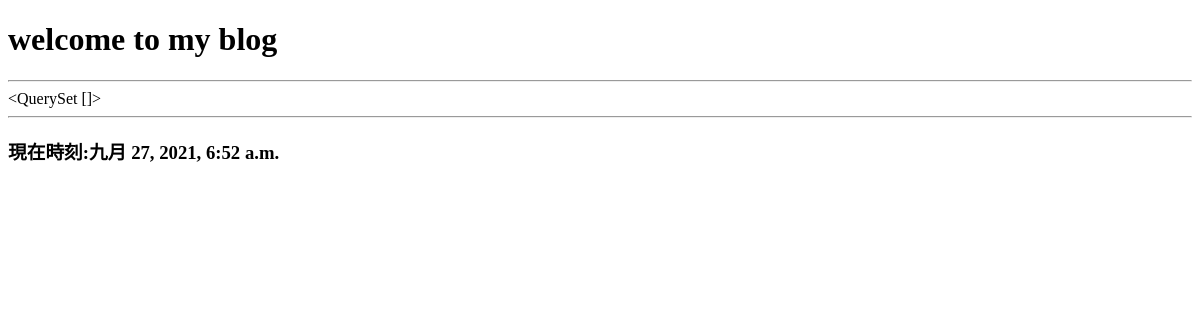
Before: / with the older database file.
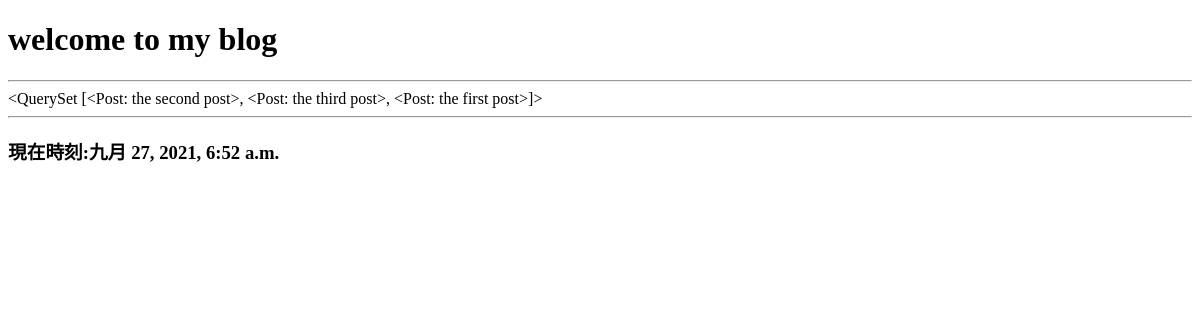
After: the same page with the newer database file.
### mainsite/models.py (models this page shows)
class Post(models.Model):
	title=models.CharField(max_length=200)
	slug=models.CharField(max_length=200)
	body=models.TextField()
	pub_date=models.DateTimeField(default=timezone.now)
	class Meta:
		ordering=('-pub_date',)
	def __str__(self):
		return self.title

### mainsite/views.py (the view)
# urls.py: path('',homepage),
def homepage(request):
    posts=Post.objects.all()
    now=datetime.now()
    return render(request,'index.html',locals())

### templates/index.html (shortened to what this page needs)
<!DOCTYPE html>
<html>
<head>
</head>
<body>
	<h1>welcome to my blog</h1>
	<hr>
	{{posts}}
	<hr>
	<h3>現在時刻:{{  now  }}</h3>
</body>
</html>

Changed rows visible on the page:
added Post: title.title "<QuerySet [<Post: the second post>, <Post: the third post>, <Post: the first post>]>"
Other visible differences:
{{ posts }}: "<QuerySet []>" → (not shown)
